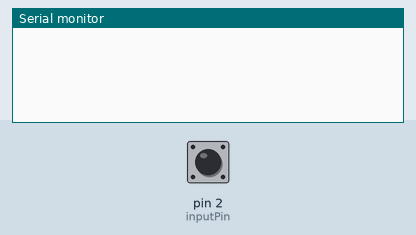
Recording of a sketch running on a simulated Arduino Uno, built with avr-gcc and run on an emulated ATmega328P. Shown: the last lines printed to the serial monitor. The inputs (shaded band) are chosen by the test bench; at power-on: pin 2 (inputPin) LOW.

Above: at 1.2 s.
1.3 s: pin 2 (inputPin) driven HIGH
At 2.3 s:
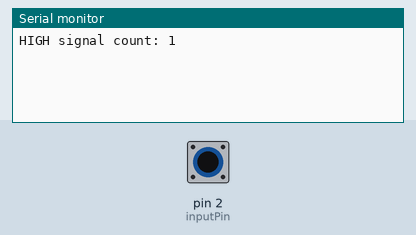
2.8 s: pin 2 (inputPin) pulsed LOW 5 times (0.12 s each, 0.3 s apart)
At 4.04 s:
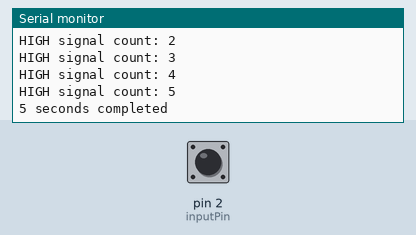
Timing chart, 0 to 5.8 s (numbered marks = the images above; inputs shaded):
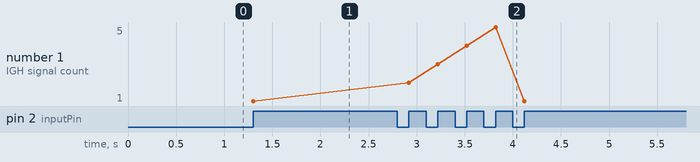

Measured:
- after the input at 1.3 s, the serial monitor: prints a new line at once (image 1)
- after the input at 2.8 s, the serial monitor: prints a new line after 0.12 s (image 2)

The sketch:

P2.ino
```cpp
//Working Code for Checking 5 Second Time from 555 IC externally
const int inputPin = 2;
const int targetCount = 5;
int highCount = 0;
bool prevState = LOW;

void setup() {
  pinMode(inputPin, INPUT);
  Serial.begin(9600);
}

void loop() {
  bool currentState = digitalRead(inputPin);

  if (currentState == HIGH && prevState == LOW) {
    highCount++;
    Serial.print("HIGH signal count: ");
    Serial.println(highCount);
  }

  prevState = currentState;


  if (highCount == targetCount) {
    Serial.println("5 seconds completed");
    highCount = 0;
  }
}
```
